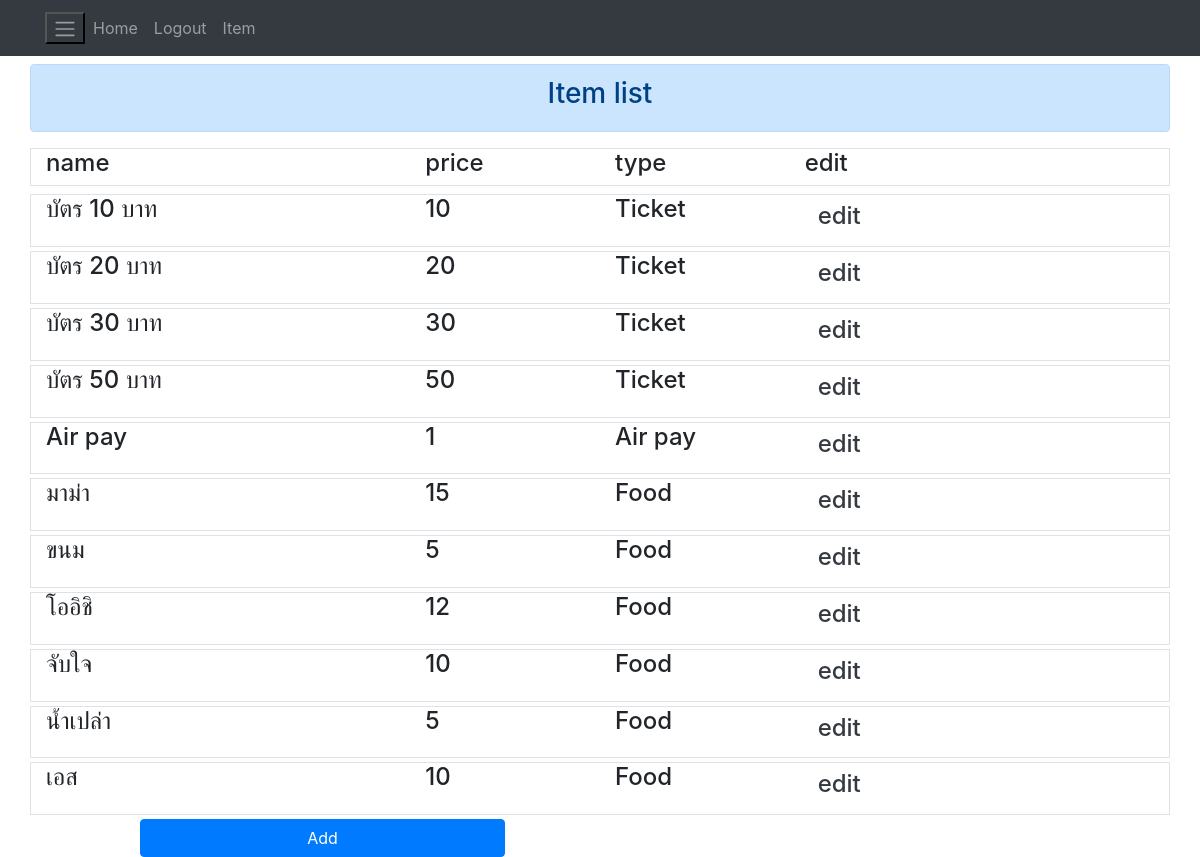
The page /store/wahkorboy/list/item/ (signed in) on the database its author committed.
### stock/models.py (models this page shows, shortened)
class Item(models.Model):
    objects: models.manager
    user = models.ForeignKey(User,on_delete=models.CASCADE)
    name = models.CharField(max_length=200)
    price = models.PositiveIntegerField()
    type = models.PositiveSmallIntegerField(choices=[(1, 'Non Stock'), (2, 'Air pay'), (3, 'Stock')])
    is_active = models.PositiveSmallIntegerField(default=1,
                                                 choices=[(0, 'inactive'), (1, 'active')],)
    user_access = models.PositiveSmallIntegerField(default=1)

### stock/data2view/store/item/views.py (the view)
# urls.py: path('store/<str:url>/list/item/', itemview.ListView, name='list_item'),
def ListView(request,url):
    if not action.is_worker_genius(request,url,access_level=1):
        return redirect('stock:store_index',url=url)
    content = {}
    items = Item.objects.filter(user=queries.get_user(url))
    content['items'] = items
    return render(request, 'stock/store/item/list.html',content)

### stock/data2view/user/action.py (called while the page is built)
def is_worker_genius(request,url,access_level=False):
    if 'worker' not in request.session:
        return False
    if not queries.is_worker_exists(url,username=request.session['worker']):
        return False
    worker = queries.get_worker(url,username=request.session['worker'])
    if access_level is not False:
        if worker.access_level > access_level:
            return False
    return worker.track == request.session['track']

### stock/data2view/user/queries.py (called while the page is built, shortened)
def is_url_exists(url):
    query = User.objects.filter(url=url)
    if query.exists():
        return True
    else:
        return False

def get_user(url):
    return User.objects.get(url=url)

def is_worker_exists(url, username=False, pk=False):
    if not is_url_exists(url):
        return False
    if username is not False:
        query = Worker.objects.filter(
            supervisor=get_user(url),
            username=username
        )
        if query.exists():
            return True
    return False

def get_worker(url, username=False, pk=False):
    if pk is False:
        return Worker.objects.get(
            supervisor=get_user(url),
            username=username
        )
    if username is False:
        return Worker.objects.get(
            supervisor=get_user(url),
            pk=pk
        )

### stock/templates/stock/store/item/list.html (shortened to what this page needs)
{% extends 'stock/layout/layout.html' %}
{% block content %}
<div class="row">
  <div class="col-12 text-center alert alert-primary mt-2">
      <h3>Item list</h3>
  </div>
</div>
<div class="row mb-2 border">
  <div class="col-6 col-md-4">
    <h4>name</h4>
  </div>
  <div class="col-2 col-md-2">
    <h4>price</h4>
  </div>
  <div class="col-6 col-md-2">
      <h4>type</h4>
  </div>
  <div class="col-2 col-md-2">
      <h4>edit</h4>
  </div>
</div>
{% for item in items %}
<div class="row my-1 border">
  <div class="col-6 col-md-4">
    <h4>{{item.name}}</h4>
  </div>
  <div class="col-2 col-md-2">
    <h4>{{item.price}}</h4>
  </div>
  <div class="col-6 col-md-2">
      {% ifequal item.type 1 %}
          <h4>Ticket</h4>
      {% endifequal %}
      {% ifequal item.type 2 %}
          <h4>Air pay</h4>
          {% endifequal %}
      {% ifequal item.type 3 %}
          <h4>Food</h4>
          {% endifequal %}
  </div>
  <div class="col-2 col-md-2">
        <a class="btn text-dark"
        href="{% url 'stock:edit_item' request.session.url item.id %}">
        <h4>edit</h4></a>
  </div>
</div>
{% endfor %}
<div class="row">
  <div class="col-12 col-md-1">
  </div>
  <div class="col-12 col-md-8">
    <a class="btn btn-primary w-50 mx-auto" href="{% url 'stock:create_item' request.session.url %}">Add</a>
  </div>
</div>
{% endblock content %}

### rows shown on the page
Item: name "บัตร 10 บาท", price "10"
Item: name "บัตร 20 บาท", price "20"
Item: name "บัตร 30 บาท", price "30"
Item: name "บัตร 50 บาท", price "50"
Item: name "Air pay", price "1"
Item: name "มาม่า", price "15"
Item: name "ขนม", price "5"
Item: name "โออิชิ", price "12"
Item: name "จับใจ", price "10"
Item: name "น้ำเปล่า", price "5"
Item: name "เอส", price "10"
